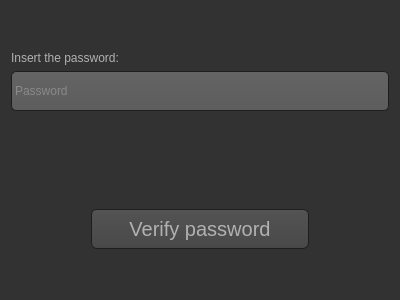
<?xml version="1.0" encoding="UTF-8"?>
<ui version="4.0">
 <class>Credentials</class>
 <widget class="QDialog" name="Credentials">
  <property name="geometry">
   <rect>
    <x>0</x>
    <y>0</y>
    <width>400</width>
    <height>300</height>
   </rect>
  </property>
  <property name="windowTitle">
   <string>Credentials</string>
  </property>
  <property name="styleSheet">
   <string notr="true">QToolTip
{
/*
     border: 1px solid black;
     background-color: #ffFFff;
     padding: 1px;
	 font: 10pt &quot;MS Shell Dlg 2&quot;;
	color: rgb(0, 0, 0);
     border-radius: 3px;
     opacity: 100;
*/
}

QWidget
{
    color: #b1b1b1;
    background-color: #323232;
}

QWidget:item:hover
{
    background-color: QLinearGradient( x1: 0, y1: 0, x2: 0, y2: 1, stop: 0 #ffa02f, stop: 1 #caf619);
    color: #000000;
}

QWidget:item:selected
{
    background-color: QLinearGradient( x1: 0, y1: 0, x2: 0, y2: 1, stop: 0 #ffa02f, stop: 1 #d7801a);
}

QMenuBar::item
{
    background: transparent;
}

QMenuBar::item:selected
{
    background: transparent;
    border: 1px solid #ffaa00;
}

QMenuBar::item:pressed
{
    background: #444;
    border: 1px solid #000;
    background-color: QLinearGradient(
        x1:0, y1:0,
        x2:0, y2:1,
        stop:1 #212121,
        stop:0.4 #343434/*,
        stop:0.2 #343434,
        stop:0.1 #ffaa00*/
    );
    margin-bottom:-1px;
    padding-bottom:1px;
}

QMenu
{
    border: 1px solid #000;
}

QMenu::item
{
    padding: 2px 20px 2px 20px;
}

QMenu::item:selected
{
    color: #000000;
}

QWidget:disabled
{
    color: #404040;
    background-color: #323232;
}

QAbstractItemView
{
    background-color: QLinearGradient( x1: 0, y1: 0, x2: 0, y2: 1, stop: 0 #4d4d4d, stop: 0.1 #646464, stop: 1 #5d5d5d);
}

QWidget:focus
{
    /*border: 2px solid QLinearGradient( x1: 0, y1: 0, x2: 0, y2: 1, stop: 0 #ffa02f, stop: 1 #d7801a);*/
}

QLineEdit
{
    background-color: QLinearGradient( x1: 0, y1: 0, x2: 0, y2: 1, stop: 0 #4d4d4d, stop: 0 #646464, stop: 1 #5d5d5d);
    padding: 1px;
    border-style: solid;
    border: 1px solid #1e1e1e;
    border-radius: 5;
}

QPushButton
{
color:#b1b1b1;
    background-color: QLinearGradient( x1: 0, y1: 0, x2: 0, y2: 1, stop: 0 #565656, stop: 0.1 #525252, stop: 0.5 #4e4e4e, stop: 0.9 #4a4a4a, stop: 1 #464646);
    border-width: 1px;
    border-color: #1e1e1e;
    border-style: solid;
    border-radius: 6;
    padding: 3px;
	font-size: 20px;
    padding-left: 5px;
    padding-right: 5px;
	
}

QPushButton:pressed
{
    background-color: QLinearGradient( x1: 0, y1: 0, x2: 0, y2: 1, stop: 0 #2d2d2d, stop: 0.1 #2b2b2b, stop: 0.5 #292929, stop: 0.9 #282828, stop: 1 #252525);
}

QComboBox
{
    selection-background-color: #ffaa00;
    background-color: QLinearGradient( x1: 0, y1: 0, x2: 0, y2: 1, stop: 0 #565656, stop: 0.1 #525252, stop: 0.5 #4e4e4e, stop: 0.9 #4a4a4a, stop: 1 #464646);
    border-style: solid;
    border: 1px solid #1e1e1e;
    border-radius: 5;
	font-size: 20px;
}

QComboBox:hover,QPushButton:hover
{
    border: 2px solid QLinearGradient( x1: 0, y1: 0, x2: 0, y2: 1, stop: 0 #ffa02f, stop: 1 #d7801a);
}


QComboBox:on
{
    padding-top: 3px;
    padding-left: 4px;
    background-color: QLinearGradient( x1: 0, y1: 0, x2: 0, y2: 1, stop: 0 #2d2d2d, stop: 0.1 #2b2b2b, stop: 0.5 #292929, stop: 0.9 #282828, stop: 1 #252525);
    selection-background-color: #ffaa00;
}

QComboBox QAbstractItemView
{
    border: 2px solid darkgray;
    selection-background-color: QLinearGradient( x1: 0, y1: 0, x2: 0, y2: 1, stop: 0 #ffa02f, stop: 1 #d7801a);
}

QComboBox::drop-down
{
     subcontrol-origin: padding;
     subcontrol-position: top right;
     width: 15px;

     border-left-width: 0px;
     border-left-color: darkgray;
     border-left-style: solid; /* just a single line */
     border-top-right-radius: 3px; /* same radius as the QComboBox */
     border-bottom-right-radius: 3px;
 }

QComboBox::down-arrow
{
     image: url(:/down_arrow.png);
}

QGroupBox:focus
{
border: 2px solid QLinearGradient( x1: 0, y1: 0, x2: 0, y2: 1, stop: 0 #ffa02f, stop: 1 #d7801a);
}

QTextEdit:focus
{
    border: 2px solid QLinearGradient( x1: 0, y1: 0, x2: 0, y2: 1, stop: 0 #ffa02f, stop: 1 #d7801a);
}

QScrollBar:horizontal {
     border: 1px solid #222222;
     background: QLinearGradient( x1: 0, y1: 0, x2: 0, y2: 1, stop: 0.0 #121212, stop: 0.2 #282828, stop: 1 #484848);
     height: 7px;
     margin: 0px 16px 0 16px;
}

QScrollBar::handle:horizontal
{
      background: QLinearGradient( x1: 0, y1: 0, x2: 1, y2: 0, stop: 0 #ffa02f, stop: 0.5 #d7801a, stop: 1 #ffa02f);
      min-height: 20px;
      border-radius: 2px;
}

QScrollBar::add-line:horizontal {
      border: 1px solid #1b1b19;
      border-radius: 2px;
      background: QLinearGradient( x1: 0, y1: 0, x2: 1, y2: 0, stop: 0 #ffa02f, stop: 1 #d7801a);
      width: 14px;
      subcontrol-position: right;
      subcontrol-origin: margin;
}

QScrollBar::sub-line:horizontal {
      border: 1px solid #1b1b19;
      border-radius: 2px;
      background: QLinearGradient( x1: 0, y1: 0, x2: 1, y2: 0, stop: 0 #ffa02f, stop: 1 #d7801a);
      width: 14px;
     subcontrol-position: left;
     subcontrol-origin: margin;
}

QScrollBar::right-arrow:horizontal, QScrollBar::left-arrow:horizontal
{
      border: 1px solid black;
      width: 1px;
      height: 1px;
      background: white;
}

QScrollBar::add-page:horizontal, QScrollBar::sub-page:horizontal
{
      background: none;
}

QScrollBar:vertical
{
      background: QLinearGradient( x1: 0, y1: 0, x2: 1, y2: 0, stop: 0.0 #121212, stop: 0.2 #282828, stop: 1 #484848);
      width: 7px;
      margin: 16px 0 16px 0;
      border: 1px solid #222222;
}

QScrollBar::handle:vertical
{
      background: QLinearGradient( x1: 0, y1: 0, x2: 0, y2: 1, stop: 0 #ffa02f, stop: 0.5 #d7801a, stop: 1 #ffa02f);
      min-height: 20px;
      border-radius: 2px;
}

QScrollBar::add-line:vertical
{
      border: 1px solid #1b1b19;
      border-radius: 2px;
      background: QLinearGradient( x1: 0, y1: 0, x2: 0, y2: 1, stop: 0 #ffa02f, stop: 1 #d7801a);
      height: 14px;
      subcontrol-position: bottom;
      subcontrol-origin: margin;
}

QScrollBar::sub-line:vertical
{
      border: 1px solid #1b1b19;
      border-radius: 2px;
      background: QLinearGradient( x1: 0, y1: 0, x2: 0, y2: 1, stop: 0 #d7801a, stop: 1 #ffa02f);
      height: 14px;
      subcontrol-position: top;
      subcontrol-origin: margin;
}

QScrollBar::up-arrow:vertical, QScrollBar::down-arrow:vertical
{
      border: 1px solid black;
      width: 1px;
      height: 1px;
      background: white;
}


QScrollBar::add-page:vertical, QScrollBar::sub-page:vertical
{
      background: none;
}

QTextEdit
{
    background-color: #242424;
	font-size: 20px;
}

QPlainTextEdit
{
    background-color: #242424;
	font-size: 20px;
}

QHeaderView::section
{
    background-color: QLinearGradient(x1:0, y1:0, x2:0, y2:1, stop:0 #616161, stop: 0.5 #505050, stop: 0.6 #434343, stop:1 #656565);
    color: white;
    padding-left: 4px;
    border: 1px solid #6c6c6c;
}

QCheckBox:disabled
{
color: #414141;
}

QDockWidget::title
{
    text-align: center;
    spacing: 3px; /* spacing between items in the tool bar */
    background-color: QLinearGradient(x1:0, y1:0, x2:0, y2:1, stop:0 #323232, stop: 0.5 #242424, stop:1 #323232);
}

QDockWidget::close-button, QDockWidget::float-button
{
    text-align: center;
    spacing: 1px; /* spacing between items in the tool bar */
    background-color: QLinearGradient(x1:0, y1:0, x2:0, y2:1, stop:0 #323232, stop: 0.5 #242424, stop:1 #323232);
}

QDockWidget::close-button:hover, QDockWidget::float-button:hover
{
    background: #242424;
}

QDockWidget::close-button:pressed, QDockWidget::float-button:pressed
{
    padding: 1px -1px -1px 1px;
}

QMainWindow::separator
{
    background-color: white;
    color: QLinearGradient(x1:0, y1:0, x2:0, y2:1, stop:0 #161616, stop: 0.5 #151515, stop: 0.6 #212121, stop:1 #343434);
    padding-left: 4px;
    border: 1px solid #4c4c4c;
    spacing: 3px; /* spacing between items in the tool bar */
}

QMainWindow::separator:hover
{

    background-color: white;
    color: QLinearGradient(x1:0, y1:0, x2:0, y2:1, stop:0 #161616, stop: 0.5 #151515, stop: 0.6 #212121, stop:1 #343434);
    padding-left: 4px;
    border: 1px solid #6c6c6c;
    spacing: 3px; /* spacing between items in the tool bar */
}

QToolBar::handle
{
     spacing: 3px; /* spacing between items in the tool bar */
     background: url(:/images/handle.png);
}

QMenu::separator
{
    height: 2px;
    background-color: QLinearGradient(x1:0, y1:0, x2:0, y2:1, stop:0 #161616, stop: 0.5 #151515, stop: 0.6 #212121, stop:1 #343434);
    color: white;
    padding-left: 4px;
    margin-left: 10px;
    margin-right: 5px;
}

QProgressBar
{
    border: 2px solid grey;
    border-radius: 5px;
    text-align: center;
	font-size: 20px;
}

QProgressBar::chunk
{
    background-color: #d7801a;
    width: 2.15px;
    margin: 0.5px;
}

QTabBar::tab {
    color: #b1b1b1;
    border: 1px solid #444;
    border-bottom-style: none;
    background-color: #323232;
    padding-left: 10px;
    padding-right: 10px;
    padding-top: 3px;
    padding-bottom: 2px;
    margin-right: -1px;
}

QTabWidget::pane {
    border: 1px solid #444;
    top: 1px;
}

QTabBar::tab:last
{
    margin-right: 0; /* the last selected tab has nothing to overlap with on the right */
    border-top-right-radius: 3px;
}

QTabBar::tab:first:!selected
{
 margin-left: 0px; /* the last selected tab has nothing to overlap with on the right */


    border-top-left-radius: 3px;
}

QTabBar::tab:!selected
{
    color: #b1b1b1;
    border-bottom-style: solid;
    margin-top: 3px;
    background-color: QLinearGradient(x1:0, y1:0, x2:0, y2:1, stop:1 #212121, stop:.4 #343434);
}

QTabBar::tab:selected
{
    border-top-left-radius: 3px;
    border-top-right-radius: 3px;
    margin-bottom: 0px;
}

QTabBar::tab:!selected:hover
{
    /*border-top: 2px solid #ffaa00;
    padding-bottom: 3px;*/
    border-top-left-radius: 3px;
    border-top-right-radius: 3px;
    background-color: QLinearGradient(x1:0, y1:0, x2:0, y2:1, stop:1 #212121, stop:0.4 #343434, stop:0.2 #343434, stop:0.1 #ffaa00);
}

QRadioButton::indicator:checked, QRadioButton::indicator:unchecked{
    color: #b1b1b1;
    background-color: #323232;
    border: 1px solid #b1b1b1;
    border-radius: 6px;
}

QRadioButton::indicator:checked
{
    background-color: qradialgradient(
        cx: 0.5, cy: 0.5,
        fx: 0.5, fy: 0.5,
        radius: 1.0,
        stop: 0.25 #ffaa00,
        stop: 0.3 #323232
    );
}

QCheckBox::indicator{
    color: #b1b1b1;
    background-color: #323232;
    border: 1px solid #b1b1b1;
    width: 9px;
    height: 9px;
}

QRadioButton::indicator
{
    border-radius: 6px;
}

QSlider::groove:horizontal {
border: 1px solid #bbb;
background: white;
height: 10px;
border-radius: 4px;
}

QSlider::sub-page:horizontal {
background: qlineargradient(x1: 0, y1: 0,    x2: 0, y2: 1,
    stop: 0 #66e, stop: 1 #bbf);
background: qlineargradient(x1: 0, y1: 0.2, x2: 1, y2: 1,
    stop: 0 #bbf, stop: 1 #55f);
border: 1px solid #777;
height: 10px;
border-radius: 4px;
}

QSlider::add-page:horizontal {
background: #fff;
border: 1px solid #777;
height: 10px;
border-radius: 4px;
}

QSlider::handle:horizontal {
background: qlineargradient(x1:0, y1:0, x2:1, y2:1,
    stop:0 #eee, stop:1 #ccc);
border: 1px solid #777;
width: 33px;
margin-top: -2px;
margin-bottom: -2px;
border-radius: 4px;
}

QSlider::handle:horizontal:hover {
background: qlineargradient(x1:0, y1:0, x2:1, y2:1,
    stop:0 #fff, stop:1 #ddd);
border: 1px solid #444;
border-radius: 4px;
}

QSlider::sub-page:horizontal:disabled {
background: #bbb;
border-color: #999;
}

QSlider::add-page:horizontal:disabled {
background: #eee;
border-color: #999;
}

QSlider::handle:horizontal:disabled {
background: #eee;
border: 1px solid #aaa;
border-radius: 4px;
}

QRadioButton::indicator:hover, QCheckBox::indicator:hover
{
    border: 1px solid #ffaa00;
}

QCheckBox::indicator:checked
{
    image:url(:/images/checkbox.png);
}

QCheckBox::indicator:disabled, QRadioButton::indicator:disabled
{
    border: 1px solid #444;
}

QLabel{
font: 12pt &quot;MS Shell Dlg 2&quot;;
}

QSpinBox::up-button {
width: 50px;
}

QSpinBox::down-button {
width: 50px;
}

QSpinBox {
border: 1px solid #CDCDCD;
}

QDoubleSpinBox::up-button {
width: 50px;
}

QDoubleSpinBox::down-button {
width: 50px;
}

QDoubleSpinBox {
border: 1px solid #CDCDCD;
}</string>
  </property>
  <layout class="QVBoxLayout" name="verticalLayout">
   <item>
    <spacer name="verticalSpacer_2">
     <property name="orientation">
      <enum>Qt::Vertical</enum>
     </property>
     <property name="sizeType">
      <enum>QSizePolicy::Fixed</enum>
     </property>
     <property name="sizeHint" stdset="0">
      <size>
       <width>20</width>
       <height>40</height>
      </size>
     </property>
    </spacer>
   </item>
   <item>
    <widget class="QLabel" name="label">
     <property name="text">
      <string>Insert the password:</string>
     </property>
    </widget>
   </item>
   <item>
    <widget class="QLineEdit" name="lnePassword">
     <property name="minimumSize">
      <size>
       <width>0</width>
       <height>40</height>
      </size>
     </property>
     <property name="inputMask">
      <string/>
     </property>
     <property name="echoMode">
      <enum>QLineEdit::Password</enum>
     </property>
     <property name="placeholderText">
      <string>Password</string>
     </property>
    </widget>
   </item>
   <item>
    <spacer name="verticalSpacer">
     <property name="orientation">
      <enum>Qt::Vertical</enum>
     </property>
     <property name="sizeHint" stdset="0">
      <size>
       <width>20</width>
       <height>54</height>
      </size>
     </property>
    </spacer>
   </item>
   <item>
    <layout class="QHBoxLayout" name="horizontalLayout">
     <item>
      <spacer name="horizontalSpacer">
       <property name="orientation">
        <enum>Qt::Horizontal</enum>
       </property>
       <property name="sizeType">
        <enum>QSizePolicy::Fixed</enum>
       </property>
       <property name="sizeHint" stdset="0">
        <size>
         <width>80</width>
         <height>20</height>
        </size>
       </property>
      </spacer>
     </item>
     <item>
      <widget class="QPushButton" name="pbnVerifyPassword">
       <property name="minimumSize">
        <size>
         <width>0</width>
         <height>40</height>
        </size>
       </property>
       <property name="font">
        <font>
         <pointsize>-1</pointsize>
        </font>
       </property>
       <property name="text">
        <string>Verify password</string>
       </property>
      </widget>
     </item>
     <item>
      <spacer name="horizontalSpacer_2">
       <property name="orientation">
        <enum>Qt::Horizontal</enum>
       </property>
       <property name="sizeType">
        <enum>QSizePolicy::Fixed</enum>
       </property>
       <property name="sizeHint" stdset="0">
        <size>
         <width>80</width>
         <height>20</height>
        </size>
       </property>
      </spacer>
     </item>
    </layout>
   </item>
   <item>
    <spacer name="verticalSpacer_3">
     <property name="orientation">
      <enum>Qt::Vertical</enum>
     </property>
     <property name="sizeType">
      <enum>QSizePolicy::Fixed</enum>
     </property>
     <property name="sizeHint" stdset="0">
      <size>
       <width>20</width>
       <height>40</height>
      </size>
     </property>
    </spacer>
   </item>
  </layout>
 </widget>
 <resources/>
 <connections/>
</ui>
